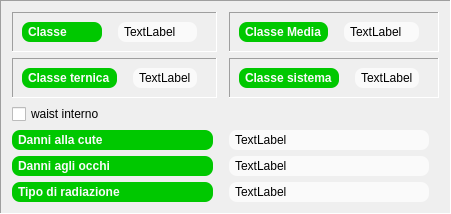
       <widget class="QFrame" name="frame_17">
        <property name="frameShape">
         <enum>QFrame::Panel</enum>
        </property>
        <property name="frameShadow">
         <enum>QFrame::Sunken</enum>
        </property>
        <layout class="QGridLayout" name="gridLayout_19">
         <item row="3" column="0" colspan="2">
          <widget class="QLabel" name="tSkinDamage_Label">
           <property name="font">
            <font>
             <weight>75</weight>
             <bold>true</bold>
            </font>
           </property>
           <property name="styleSheet">
            <string notr="true">QLabel {background-color: #00c800;
color: #fafafa;
border: 0px solid grey;
border-radius: 8px;
padding: 3px;
margin-right: 10px}</string>
           </property>
           <property name="text">
            <string>Danni alla cute</string>
           </property>
          </widget>
         </item>
         <item row="4" column="0" colspan="2">
          <widget class="QLabel" name="tEyeDamage_Label">
           <property name="font">
            <font>
             <weight>75</weight>
             <bold>true</bold>
            </font>
           </property>
           <property name="styleSheet">
            <string notr="true">QLabel {background-color: #00c800;
color: #fafafa;
border: 0px solid grey;
border-radius: 8px;
padding: 3px;
margin-right: 10px}</string>
           </property>
           <property name="text">
            <string>Danni agli occhi</string>
           </property>
          </widget>
         </item>
         <item row="5" column="0" colspan="2">
          <widget class="QLabel" name="tRadiation_Label">
           <property name="font">
            <font>
             <weight>75</weight>
             <bold>true</bold>
            </font>
           </property>
           <property name="styleSheet">
            <string notr="true">QLabel {background-color: #00c800;
color: #fafafa;
border: 0px solid grey;
border-radius: 8px;
padding: 3px;
margin-right: 10px}</string>
           </property>
           <property name="text">
            <string>Tipo di radiazione</string>
           </property>
          </widget>
         </item>
         <item row="1" column="0">
          <widget class="QFrame" name="frame_class3">
           <property name="frameShape">
            <enum>QFrame::Panel</enum>
           </property>
           <property name="frameShadow">
            <enum>QFrame::Sunken</enum>
           </property>
           <layout class="QGridLayout" name="gridLayout_37">
            <item row="0" column="1">
             <widget class="QLabel" name="class_Label_3">
              <property name="styleSheet">
               <string notr="true">QLabel {background-color: #fafafa}
QLabel {color: #000000}
QLabel {border: 0px solid grey}
QLabel {border-radius: 8px}
QLabel {padding: 3px}
QLabel {margin-right: 10px}</string>
              </property>
              <property name="text">
               <string>TextLabel</string>
              </property>
             </widget>
            </item>
            <item row="0" column="0">
             <widget class="QLabel" name="tClass_Label_3">
              <property name="font">
               <font>
                <weight>75</weight>
                <bold>true</bold>
               </font>
              </property>
              <property name="styleSheet">
               <string notr="true">QLabel {background-color: #00c800;
color: #fafafa;
border: 0px solid grey;
border-radius: 8px;
padding: 3px;
margin-right: 10px}</string>
              </property>
              <property name="text">
               <string>Classe ternica</string>
              </property>
             </widget>
            </item>
           </layout>
          </widget>
         </item>
         <item row="5" column="2">
          <widget class="QLabel" name="Radiation_Label">
           <property name="styleSheet">
            <string notr="true">QLabel {background-color: #fafafa}
QLabel {color: #000000}
QLabel {border: 0px solid grey}
QLabel {border-radius: 8px}
QLabel {padding: 3px}
QLabel {margin-right: 10px}</string>
           </property>
           <property name="text">
            <string>TextLabel</string>
           </property>
          </widget>
         </item>
         <item row="2" column="0">
          <widget class="QCheckBox" name="internalWaist_checkBox">
           <property name="text">
            <string>waist interno</string>
           </property>
          </widget>
         </item>
         <item row="0" column="0">
          <widget class="QFrame" name="frame_6">
           <property name="frameShape">
            <enum>QFrame::Panel</enum>
           </property>
           <property name="frameShadow">
            <enum>QFrame::Sunken</enum>
           </property>
           <layout class="QGridLayout" name="gridLayout_5">
            <item row="0" column="0">
             <widget class="QLabel" name="tClass_Label">
              <property name="font">
               <font>
                <weight>75</weight>
                <bold>true</bold>
               </font>
              </property>
              <property name="styleSheet">
               <string notr="true">QLabel {background-color: #00c800;
color: #fafafa;
border: 0px solid grey;
border-radius: 8px;
padding: 3px;
margin-right: 10px}</string>
              </property>
              <property name="text">
               <string>Classe</string>
              </property>
             </widget>
            </item>
            <item row="0" column="1">
             <widget class="QLabel" name="class_Label">
              <property name="styleSheet">
               <string notr="true">QLabel {background-color: #fafafa}
QLabel {color: #000000}
QLabel {border: 0px solid grey}
QLabel {border-radius: 8px}
QLabel {padding: 3px}
QLabel {margin-right: 10px}</string>
              </property>
              <property name="text">
               <string>TextLabel</string>
              </property>
             </widget>
            </item>
           </layout>
          </widget>
         </item>
         <item row="3" column="2">
          <widget class="QLabel" name="SkinDamage_Label">
           <property name="styleSheet">
            <string notr="true">QLabel {background-color: #fafafa}
QLabel {color: #000000}
QLabel {border: 0px solid grey}
QLabel {border-radius: 8px}
QLabel {padding: 3px}
QLabel {margin-right: 10px}</string>
           </property>
           <property name="text">
            <string>TextLabel</string>
           </property>
          </widget>
         </item>
         <item row="4" column="2">
          <widget class="QLabel" name="EyeDamage_Label">
           <property name="styleSheet">
            <string notr="true">QLabel {background-color: #fafafa}
QLabel {color: #000000}
QLabel {border: 0px solid grey}
QLabel {border-radius: 8px}
QLabel {padding: 3px}
QLabel {margin-right: 10px}</string>
           </property>
           <property name="text">
            <string>TextLabel</string>
           </property>
          </widget>
         </item>
         <item row="1" column="2">
          <widget class="QFrame" name="frame_class4">
           <property name="frameShape">
            <enum>QFrame::Panel</enum>
           </property>
           <property name="frameShadow">
            <enum>QFrame::Sunken</enum>
           </property>
           <layout class="QGridLayout" name="gridLayout_39">
            <item row="0" column="0">
             <widget class="QLabel" name="tClass_Label_4">
              <property name="font">
               <font>
                <weight>75</weight>
                <bold>true</bold>
               </font>
              </property>
              <property name="styleSheet">
               <string notr="true">QLabel {background-color: #00c800;
color: #fafafa;
border: 0px solid grey;
border-radius: 8px;
padding: 3px;
margin-right: 10px}</string>
              </property>
              <property name="text">
               <string>Classe sistema</string>
              </property>
             </widget>
            </item>
            <item row="0" column="1">
             <widget class="QLabel" name="class_Label_4">
              <property name="styleSheet">
               <string notr="true">QLabel {background-color: #fafafa}
QLabel {color: #000000}
QLabel {border: 0px solid grey}
QLabel {border-radius: 8px}
QLabel {padding: 3px}
QLabel {margin-right: 10px}</string>
              </property>
              <property name="text">
               <string>TextLabel</string>
              </property>
             </widget>
            </item>
           </layout>
          </widget>
         </item>
         <item row="0" column="2">
          <widget class="QFrame" name="frame_class2">
           <property name="frameShape">
            <enum>QFrame::Panel</enum>
           </property>
           <property name="frameShadow">
            <enum>QFrame::Sunken</enum>
           </property>
           <layout class="QGridLayout" name="gridLayout_38">
            <item row="0" column="1">
             <widget class="QLabel" name="class_Label_2">
              <property name="styleSheet">
               <string notr="true">QLabel {background-color: #fafafa}
QLabel {color: #000000}
QLabel {border: 0px solid grey}
QLabel {border-radius: 8px}
QLabel {padding: 3px}
QLabel {margin-right: 10px}</string>
              </property>
              <property name="text">
               <string>TextLabel</string>
              </property>
             </widget>
            </item>
            <item row="0" column="0">
             <widget class="QLabel" name="tClass_Label_2">
              <property name="font">
               <font>
                <weight>75</weight>
                <bold>true</bold>
               </font>
              </property>
              <property name="styleSheet">
               <string notr="true">QLabel {background-color: #00c800;
color: #fafafa;
border: 0px solid grey;
border-radius: 8px;
padding: 3px;
margin-right: 10px}</string>
              </property>
              <property name="text">
               <string>Classe Media</string>
              </property>
             </widget>
            </item>
           </layout>
          </widget>
         </item>
        </layout>
       </widget>
